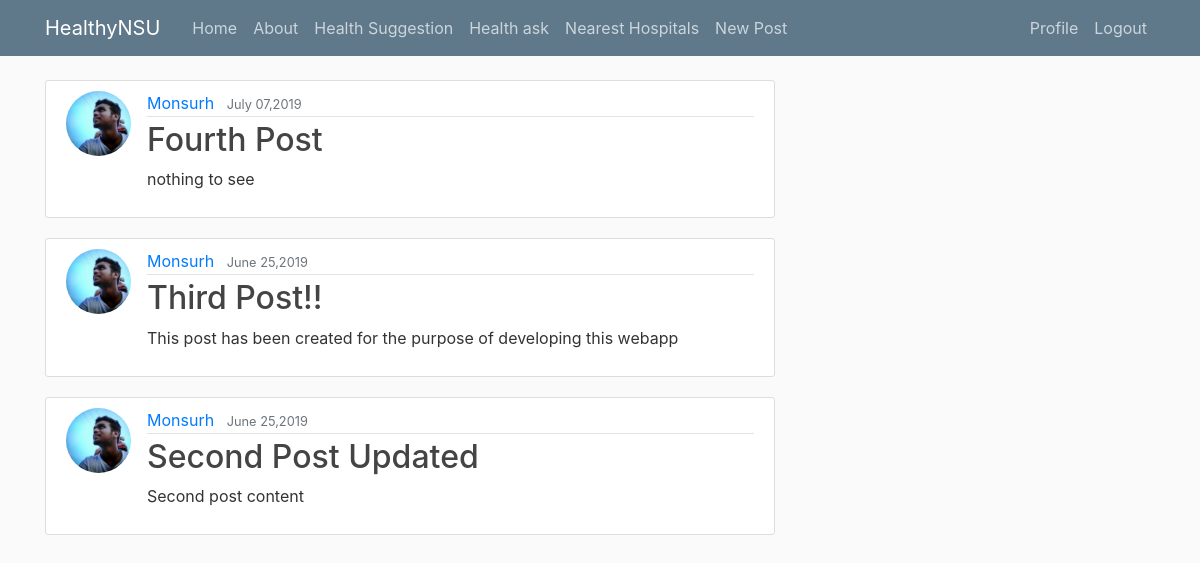
The app's page /healthsuggest/suggest/ (signed in), older data.
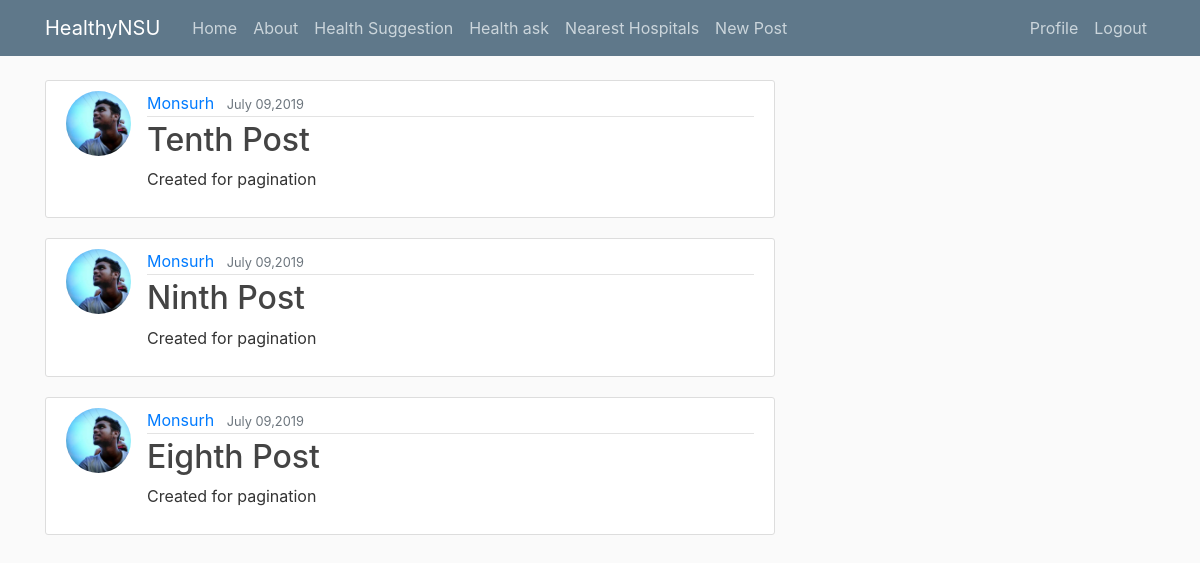
The same page, newer data.
### healthsuggest/models.py (models this page shows, shortened)
class Post(models.Model):
    title = models.CharField(max_length=100)
    content = models.TextField()
    date_posted = models.DateTimeField(default=timezone.now)
    author = models.ForeignKey(User, on_delete=models.CASCADE)

### users/models.py (models this page shows, shortened)
class profile(models.Model):
    user = models.OneToOneField(User, on_delete=models.CASCADE)
    image = models.ImageField(default = 'default.jpg',upload_to='profile_pics')

### healthsuggest/views.py (the view)
# urls.py: path('suggest/',PostListViewS.as_view() , name='HealthyNSU-healthsuggest'),
class PostListViewS(LoginRequiredMixin, ListView):
    model = Post
    template_name = 'healthsuggest/healthsuggest.html'
    context_object_name = 'posts'
    ordering = ['-date_posted']
    paginate_by = 3

### healthsuggest/templates/healthsuggest/healthsuggest.html
  {% extends "home/base.html" %}
  {% block content %}
    {% for post in posts %}
    <article class="media content-section">
      <img class="rounded-circle article-img" src="{{ post.author.profile.image.url }}">
  <div class="media-body">
    <div class="article-metadata">
      <a class="mr-2  text-capitalize" href="#">{{ post.author }}</a>
      <small class="text-muted">{{ post.date_posted|date:"F d,Y" }}</small>
    </div>
    <h2><a class="article-title text-capitalize" href="{% url 'post-detailsug' post.id %}">{{ post.title }}</a></h2>
    <p class="article-content">{{ post.content }}</p>
  </div>
</article>
    {% endfor %}
    {% endblock content %}

Row changes from the older to the newer data that the page shows:
no longer on this page (row unchanged): Post: author.profile.image (picture), author "Monsurh", date_posted "July 07,2019", title "Fourth Post", content "nothing to see"
no longer on this page (row unchanged): Post: author.profile.image (picture), author "Monsurh", date_posted "June 25,2019", title "Third Post!!", content "This post has been created for the purpose of developing this webapp"
no longer on this page (row unchanged): Post: author.profile.image (picture), author "Monsurh", date_posted "June 25,2019", title "Second Post Updated", content "Second post content"
added Post: author.profile.image (picture), author "Monsurh", date_posted "July 09,2019", title "Tenth Post", content "Created for pagination"
added Post: author.profile.image (picture), author "Monsurh", date_posted "July 09,2019", title "Ninth Post", content "Created for pagination"
added Post: author.profile.image (picture), author "Monsurh", date_posted "July 09,2019", title "Eighth Post", content "Created for pagination"
